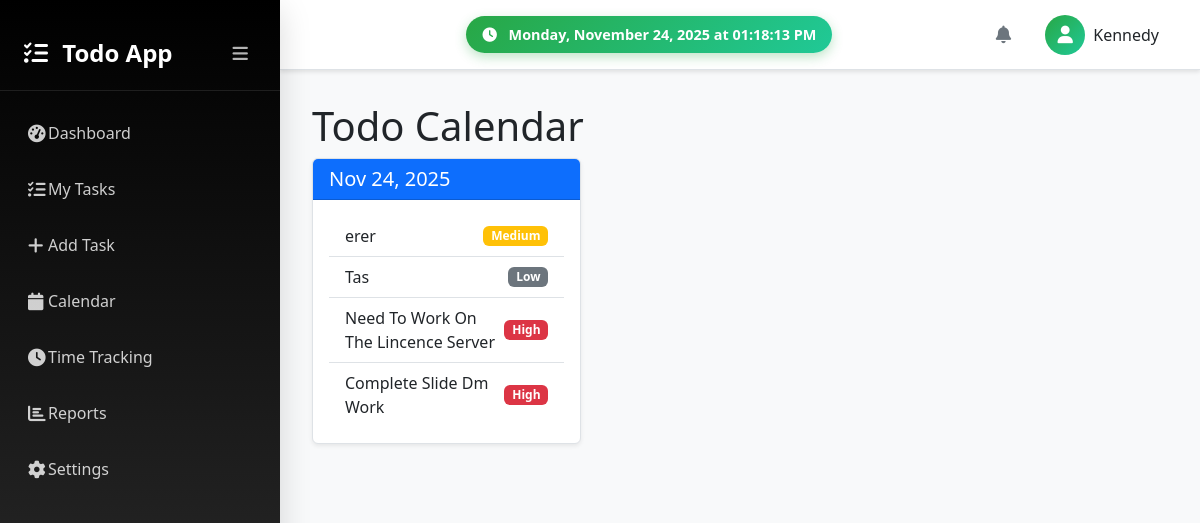
The page /calendar/ (signed in) on the database its author committed.
### core/models.py (models this page shows, shortened)
class Todo(models.Model):
    PRIORITY_CHOICES = [
        ('low', 'Low'),
        ('medium', 'Medium'),
        ('high', 'High'),
    ]
    STATUS_CHOICES = [
        ('pending', 'Pending'),
        ('in_progress', 'In Progress'),
        ('completed', 'Completed'),
    ]
    title = models.CharField(max_length=200)
    description = models.TextField(blank=True)
    created_at = models.DateTimeField(auto_now_add=True)
    updated_at = models.DateTimeField(auto_now=True)
    due_date = models.DateTimeField(null=True, blank=True)
    completed = models.BooleanField(default=False)
    user = models.ForeignKey(User, on_delete=models.CASCADE)
    priority = models.CharField(max_length=10, choices=PRIORITY_CHOICES, default='medium')
    category = models.CharField(max_length=100, blank=True)
    reminder_date = models.DateTimeField(null=True, blank=True)
    status = models.CharField(max_length=20, choices=STATUS_CHOICES, default='pending')
    class Meta:
        ordering = ['-created_at']

### core/views.py (the view)
# urls.py: path('calendar/', views.calendar_view, name='calendar'),
@login_required
def calendar_view(request):
    todos = Todo.objects.filter(user=request.user, due_date__isnull=False)
    return render(request, 'core/calendar.html', {'todos': todos})

### core/context_processors.py (called while the page is built)
def notifications(request):
    if request.user.is_authenticated:
        notifications = Notification.objects.filter(
            user=request.user,
            is_read=False
        ).order_by('-created_at')[:10]  # Show top 10 notifications
        return {'notifications': notifications}
    return {'notifications': []}

def reminders(request):
    if request.user.is_authenticated:
        reminders = Todo.objects.filter(
            user=request.user,
            reminder_date__lte=timezone.now(),
            completed=False
        ).order_by('reminder_date')[:5]  # Show top 5 reminders
        return {'reminders': reminders}
    return {'reminders': []}

### core/templates/core/calendar.html (shortened to what this page needs)
{% extends 'core/dashboard_base.html' %}
{% block content %}
<h1>Todo Calendar</h1>
{% if todos %}
    <div class="row">
        {% regroup todos by due_date.date as todos_by_date %}
        {% for date_group in todos_by_date %}
            <div class="col-md-4 mb-4">
                <div class="card">
                    <div class="card-header bg-primary text-white">
                        <h5 class="card-title mb-0">{{ date_group.grouper|date:"M d, Y" }}</h5>
                    </div>
                    <div class="card-body">
                        <ul class="list-group list-group-flush">
                            {% for todo in date_group.list %}
                                <li class="list-group-item d-flex justify-content-between align-items-center">
                                    {{ todo.title }}
                                    <span class="badge bg-{% if todo.priority == 'high' %}danger{% elif todo.priority == 'medium' %}warning{% else %}secondary{% endif %}">{{ todo.priority|title }}</span>
                                </li>
                            {% endfor %}
                        </ul>
                    </div>
                </div>
            </div>
        {% endfor %}
    </div>
{% else %}
    <p class="lead">No todos with due dates.</p>
{% endif %}
{% endblock %}

### core/templates/core/dashboard_base.html (shortened to what this page needs)
{% load static %}
<!DOCTYPE html>
<html lang="en">
<head>
    <link href="https://cdn.jsdelivr.net/npm/bootstrap@5.3.0/dist/css/bootstrap.min.css" rel="stylesheet">
    <link rel="stylesheet" href="https://cdnjs.cloudflare.com/ajax/libs/font-awesome/6.4.0/css/all.min.css">
    <link rel="stylesheet" href="https://cdn.jsdelivr.net/npm/sweetalert2@11.7.32/dist/sweetalert2.min.css">
    <link rel="stylesheet" href="{% static 'core/css/style.css' %}">
    <link rel="stylesheet" href="{% static 'core/css/dashboard.css' %}">
</head>
<body>
    <div class="dashboard-container">
        <nav class="sidebar" id="sidebar">
            <div class="sidebar-header">
                <div class="sidebar-title-wrapper">
                    <h3 class="sidebar-title">
                        <i class="fas fa-tasks me-2"></i>
                        <span class="sidebar-text">Todo App</span>
                    </h3>
                    <button class="sidebar-collapse-btn d-none d-lg-block" id="sidebarCollapse">
                        <i class="fas fa-bars"></i>
                    </button>
                </div>
            </div>
            <ul class="sidebar-menu">
                <li class="menu-item {% if request.resolver_match.url_name == 'dashboard' %}active{% endif %}">
                    <a href="{% url 'dashboard' %}" class="menu-link">
                        <i class="fas fa-tachometer-alt"></i>
                        <span class="menu-text">Dashboard</span>
                    </a>
                </li>
                <li class="menu-item {% if request.resolver_match.url_name == 'todo_list' %}active{% endif %}">
                    <a href="{% url 'todo_list' %}" class="menu-link">
                        <i class="fas fa-list-check"></i>
                        <span class="menu-text">My Tasks</span>
                    </a>
                </li>
                <li class="menu-item {% if request.resolver_match.url_name == 'todo_create' %}active{% endif %}">
                    <a href="{% url 'todo_create' %}" class="menu-link">
                        <i class="fas fa-plus"></i>
                        <span class="menu-text">Add Task</span>
                    </a>
                </li>
                <li class="menu-item {% if request.resolver_match.url_name == 'calendar' %}active{% endif %}">
                    <a href="{% url 'calendar' %}" class="menu-link">
                        <i class="fas fa-calendar"></i>
                        <span class="menu-text">Calendar</span>
                    </a>
                </li>
                <li class="menu-item {% if request.resolver_match.url_name == 'time_tracking' %}active{% endif %}">
                    <a href="{% url 'time_tracking' %}" class="menu-link">
                        <i class="fas fa-clock"></i>
                        <span class="menu-text">Time Tracking</span>
                    </a>
                </li>
                <li class="menu-item {% if request.resolver_match.url_name == 'reports' %}active{% endif %}">
                    <a href="{% url 'reports' %}" class="menu-link">
                        <i class="fas fa-chart-bar"></i>
                        <span class="menu-text">Reports</span>
                    </a>
                </li>
                <li class="menu-item {% if request.resolver_match.url_name == 'settings' %}active{% endif %}">
                    <a href="{% url 'settings' %}" class="menu-link">
                        <i class="fas fa-cog"></i>
                        <span class="menu-text">Settings</span>
                    </a>
                </li>
            </ul>
        </nav>
        <div class="main-content">
            <nav class="top-navbar">
                <div class="navbar-content">
                    <div class="navbar-center">
                        <div class="current-time" id="currentTime">
                            <i class="fas fa-clock me-2"></i>
                            <span id="timeDisplay"></span>
                        </div>
                    </div>
                    <div class="navbar-right">
                        <div class="dropdown">
                            <button class="btn btn-link position-relative notification-btn" type="button"
                                    id="notificationDropdown" data-bs-toggle="dropdown">
                                <i class="fas fa-bell"></i>
                            </button>
                        </div>
                        <div class="dropdown">
                            <button class="btn btn-link user-menu-btn" type="button" id="userDropdown" data-bs-toggle="dropdown">
                                <div class="user-avatar">
                                    <i class="fas fa-user"></i>
                                </div>
                                <span class="d-none d-lg-inline ms-2">{{ user.username }}</span>
                            </button>
                        </div>
                    </div>
                </div>
            </nav>
            <main class="page-content">
                {% block content %}{% endblock %}
            </main>
        </div>
    </div>
</body>
</html>

### core/static/core/css/style.css (style rules this page uses)
body { background-color: #f8f9fa; color: #212529; }
.card { border: 1px solid #dee2e6; box-shadow: 0 0.125rem 0.25rem rgba(0, 0, 0, 0.075); }
.card-header { font-weight: bold; }
.badge { font-size: 0.75em; }
.card { transition: transform 0.2s ease-in-out; }

### core/static/core/css/dashboard.css (style rules this page uses)
:root { --sidebar-width: 280px; --topbar-height: 70px; --primary-color: #28a745; --secondary-color: #6c757d; --dark-color: #212529; --light-color: #f8f9fa; --border-color: #dee2e6; --shadow: 0 2px 10px rgba(0,0,0,0.1); --shadow-lg: 0 10px 30px rgba(0,0,0,0.15); --transition: all 0.3s ease; }
.dashboard-container { display: flex; min-height: 100vh; background-color: var(--light-color); }
.sidebar { width: var(--sidebar-width); background: linear-gradient(180deg, #000 0%, #333 100%); color: white; position: fixed; top: 0; left: 0; height: 100vh; z-index: 1000; overflow-y: auto; box-shadow: var(--shadow-lg); transition: var(--transition); }
.sidebar-header { padding: 2rem 1.5rem 1rem; border-bottom: 1px solid rgba(255,255,255,0.1); }
.sidebar-title-wrapper { display: flex; align-items: center; justify-content: space-between; }
.sidebar-title { font-size: 1.5rem; font-weight: 700; margin: 0; color: white; }
.sidebar-collapse-btn { background: none; border: none; color: rgba(255,255,255,0.7); font-size: 1.1rem; padding: 0.5rem; border-radius: 0.375rem; cursor: pointer; transition: var(--transition); display: flex; align-items: center; justify-content: center; }
.sidebar-menu { list-style: none; padding: 1rem 0; margin: 0; }
.menu-item { margin-bottom: 0.25rem; }
.menu-link { display: flex; align-items: center; padding: 0.875rem 1.5rem; color: rgba(255,255,255,0.8); text-decoration: none; transition: var(--transition); border-left: 4px solid transparent; }
.menu-link i { font-size: 1.1rem; width: 20px; }
.main-content { flex: 1; margin-left: var(--sidebar-width); display: flex; flex-direction: column; min-height: 100vh; transition: margin-left 0.3s ease; }
.top-navbar { height: var(--topbar-height); background: white; border-bottom: 1px solid var(--border-color); box-shadow: 0 2px 4px rgba(0,0,0,0.1); position: sticky; top: 0; z-index: 999; }
.navbar-content { height: 100%; display: flex; align-items: center; justify-content: space-between; padding: 0 2rem; }
.navbar-center { flex: 1; display: flex; justify-content: center; }
.current-time { background: linear-gradient(135deg, #28a745 0%, #20c997 100%); color: white; padding: 0.5rem 1rem; border-radius: 2rem; font-weight: 600; font-size: 0.9rem; box-shadow: 0 4px 12px rgba(40, 167, 69, 0.3); }
.navbar-right { display: flex; align-items: center; gap: 1rem; }
.notification-btn { position: relative; color: var(--secondary-color); font-size: 1.1rem; padding: 0.5rem; border-radius: 50%; transition: var(--transition); }
.user-menu-btn { display: flex; align-items: center; color: var(--dark-color); text-decoration: none; padding: 0.5rem; border-radius: 0.5rem; transition: var(--transition); }
.user-avatar { width: 40px; height: 40px; border-radius: 50%; background: linear-gradient(135deg, var(--primary-color) 0%, #20c997 100%); display: flex; align-items: center; justify-content: center; color: white; font-size: 1.1rem; }
.page-content { flex: 1; padding: 2rem; background-color: var(--light-color); }

### rows shown on the page
Todo: title "erer", priority "Medium"
Todo: title "Tas", priority "Low"
Todo: title "Need To Work On The Lincence Server", priority "High"
Todo: title "Complete Slide Dm Work", priority "High"

### other values the page prints
{{ user.username }} "Kennedy"
{{ date_group.grouper|date:"M d, Y" }} "Nov 24, 2025"
